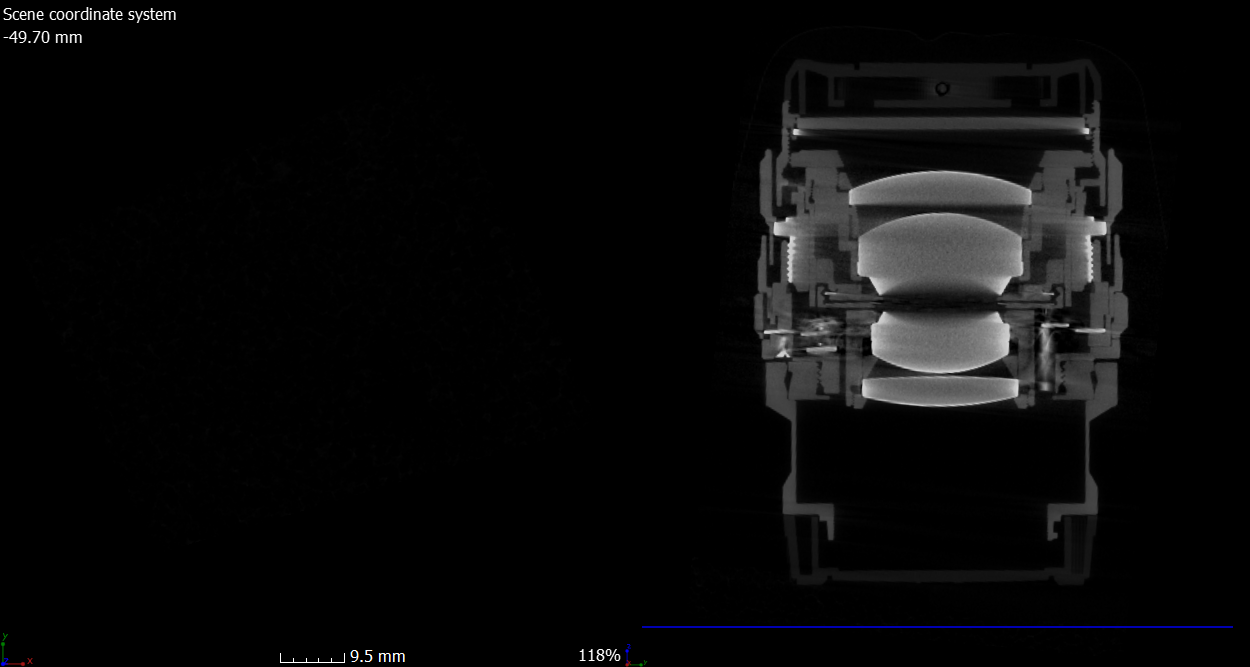
#> input picture Jupiter Z/Jupiter Z/Jupiter Z002.bmp, 1250 x 667 px, found by its file name; its folder holds only this picture in this run
$ python lensdetect.py
#> lines starting #> are read from the running program, lines starting #| are printed output that depends on the picture
import cv2
import numpy as np
from PIL import Image
import os

def circledetect(givenpath):
    outPath = "/results/" # create a folder called "results" to save the results
    path = givenpath

    ###############################KHOSHGEL######################################Here we declare the variable used to name new files created
    l= 0
    # iterate through the names of contents of the folder
    for image_path in os.listdir(path):

        # create the full input path and read the file
        input_path = os.path.join(path, image_path)
        img = Image.open(input_path)
#> img is the input picture: PIL image 1250x667 RGB; mean R, G, B 9.6, 9.6, 9.9
        width, height = img.size
#> width = 1250; height = 667
        left = 0
        top = 0
        right = width / 2
#> right = 625
        bottom = height
#> bottom = 667
        img_cropped = img.crop((left, top, right, bottom)) # getting rid of the right part of the image
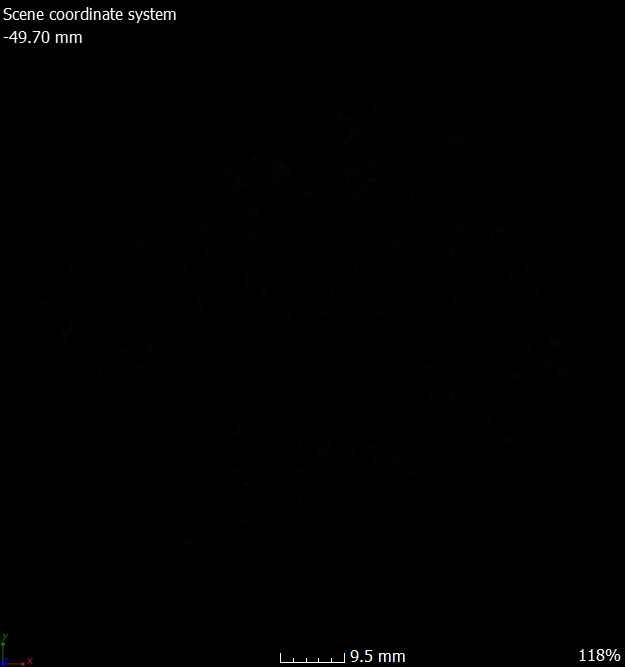
#> img_cropped: PIL image 625x667 RGB; mean R, G, B 1, 1, 1
        img_cropped.save("D:/Summer20/contourdetect/contourdetect/images/image_cropped.png")

        # Let's blur and make it gray
        img_cr = cv2.imread("D:/Summer20/contourdetect/contourdetect/images/image_cropped.png")
        img_bl = cv2.medianBlur(img_cr, 5)
        gray = cv2.cvtColor(img_bl, cv2.COLOR_BGR2GRAY)
        # Find edges
        # img_canny = cv2.Canny(gray,300,300)

        # Find circles
        circles = cv2.HoughCircles(gray, cv2.HOUGH_GRADIENT, 20, 550.0,
                                   param1=50, param2=100, minRadius=0, maxRadius=0)
#> circles = [[110, 530, 520], [570, 150, 508]]

        circles = np.uint16(np.around(circles))
        # Find the diameter of the found circle
        for i in circles:
            for j in i:
                diameter= (j[2] * 2)
#> this loop made 1 pass
#> i on pass 1: [[110, 530, 520], [570, 150, 508]]
        # Draw the circle found
        for k in circles[0, :]:
            # draw the outer circle
            cv2.circle(img_cr, (k[0], k[1]), k[2], (255, 0, 0), 2)
            # draw the center of the circle
            cv2.circle(img_cr, (k[0], k[1]), 2, (0, 0, 255), 3)
#> this loop made 2 passes
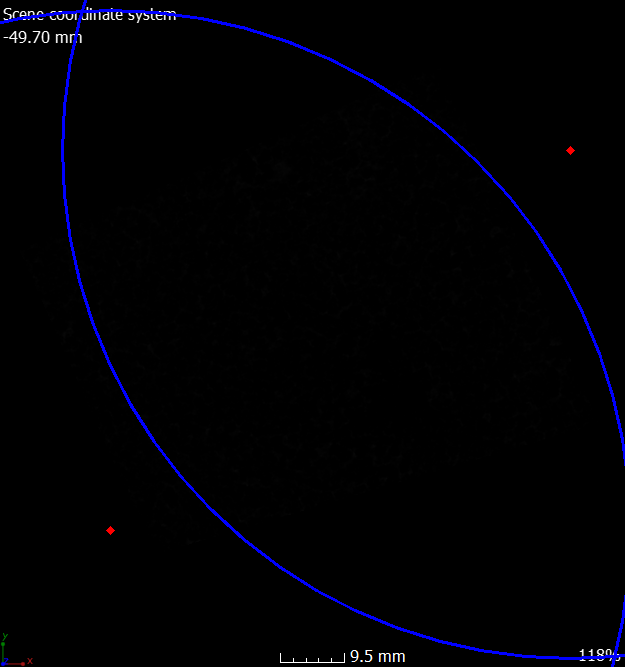
#> img_cr: shape (667, 625, 3); mean B, G, R 4.3, 0.8, 0.9
            #put the diameter of the circle on the image
        result = cv2.putText(img_cr, "The diameter is "+ str(diameter),(20, 55), cv2.FONT_HERSHEY_SIMPLEX, 2, (0,255,0), 2, cv2.LINE_AA)
            #saving result
        cv2.imwrite('results/result_image {0}.png'.format(l), result)
        l+=1
            # create full result path, 'example.jpg'
            # becomes 'result_example.jpg', save the file to disk
        #fullpath = os.path.join(outPath, 'result_{0}'.format(i)+image_path)
            #cv2.waitKey()
            #cv2.destroyAllWindows()


if __name__ == '__main__':
    circledetect("D:/Summer20/contourdetect/Jupiter Z/Jupiter Z/")
